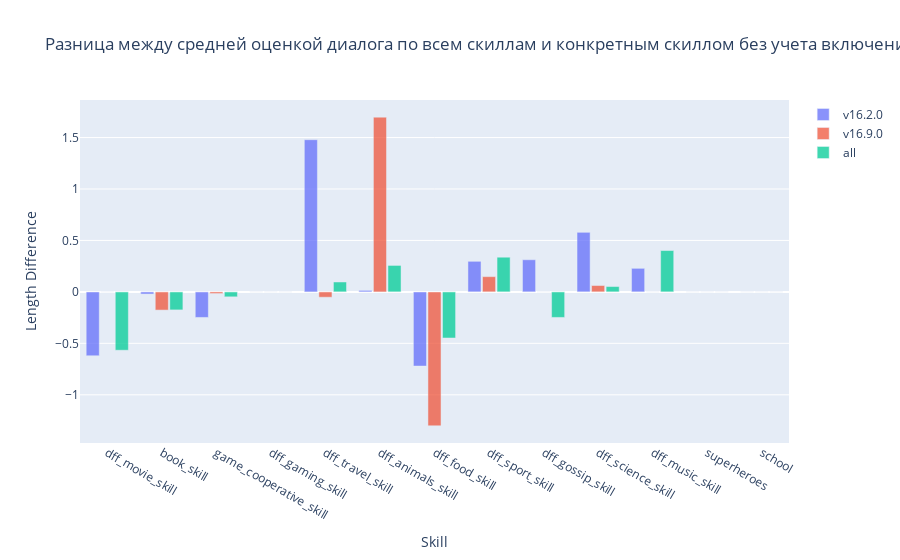

Notebook source saved alongside this figure:
### Code cell
fig = go.Figure()

for version in graphics_dict.keys():
    
    x0, y0 = [], []
        
    for skill in graphics_dict[version].keys():
        x0.append(skill)
        y_skill = graphics_dict[version][skill]["rating"]
        y0.append(y_skill)
        
    y0_avg = [sum(y_skill) / len(y_skill) if len(y_skill) > 0 else 0 for y_skill in y0]
    y0_all = [elem for y_skill in y0 for elem in y_skill]
                
    avg_rate = sum(y0_all) / len(y0_all) if len(y0_all) > 0 else 0
    
    y1 = [elem - avg_rate if elem > 0 else 0 for elem in y0_avg]
    
    print(version, avg_rate)
    
    for x2, y2 in zip(x0, y0):
        y2_avg = sum(y2) / len(y2) if len(y2) > 0 else 0
        print(x2, y2_avg, len(y2))
                     
    fig.add_trace(go.Bar(
        x=x0,
        y=y1,
        name=version, 
        opacity=0.75
    ))

fig.update_layout(
    title_text='Разница между средней оценкой диалога по всем скиллам и конкретным скиллом без учета включения', 
    xaxis_title_text='Skill', 
    yaxis_title_text='Length Difference', 
    bargap=0.2, 
    bargroupgap=0.1 
)

fig.show()

### Figure 1 — Plotly figure (JSON) as saved in the notebook; plotly's stock layout.template omitted (floating-point values rounded to 4 significant figures)
{"data": [{"name": "v16.2.0", "opacity": 0.75, "type": "bar", "x": ["dff_movie_skill", "book_skill", "game_cooperative_skill", "dff_gaming_skill", "dff_travel_skill", "dff_animals_skill", "dff_food_skill", "dff_sport_skill", "dff_gossip_skill", "dff_science_skill", "dff_music_skill", "superheroes", "school"], "y": [-0.6211, -0.02105, -0.2483, 0, 1.479, 0.01466, -0.7211, 0.2971, 0.3123, 0.5789, 0.2289, 0, 0]}, {"name": "v16.9.0", "opacity": 0.75, "type": "bar", "x": ["dff_movie_skill", "book_skill", "game_cooperative_skill", "dff_gaming_skill", "dff_travel_skill", "dff_animals_skill", "dff_food_skill", "dff_sport_skill", "dff_gossip_skill", "dff_science_skill", "dff_music_skill", "superheroes", "school"], "y": [0, -0.1769, -0.01617, 0, -0.05189, 1.698, -1.302, 0.1481, 0, 0.06175, 0, 0, 0]}, {"name": "all", "opacity": 0.75, "type": "bar", "x": ["dff_movie_skill", "book_skill", "game_cooperative_skill", "dff_gaming_skill", "dff_travel_skill", "dff_animals_skill", "dff_food_skill", "dff_sport_skill", "dff_gossip_skill", "dff_science_skill", "dff_music_skill", "superheroes", "school"], "y": [-0.5669, -0.1751, -0.04817, 0, 0.09628, 0.2571, -0.4482, 0.337, -0.2482, 0.05183, 0.4018, 0, 0]}], "layout": {"bargap": 0.2, "bargroupgap": 0.1, "title": {"text": "Разница между средней оценкой диалога по всем скиллам и конкретным скиллом без учета включения"}, "xaxis": {"title": {"text": "Skill"}}, "yaxis": {"title": {"text": "Length Difference"}}}}
